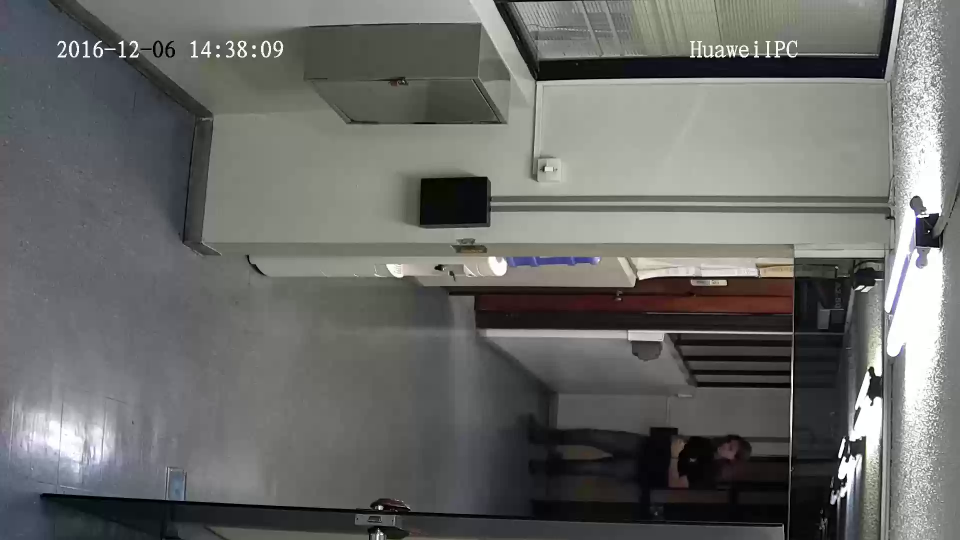
#> input picture frame 0 of Linux/Python/usputil/amostra01.mp4, 1920 x 1080 px, given in place of the camera (shown at 1/2 size)
$ python modelorastreafaceOnCam.py   (Python 2 division)
#> lines starting #> are read from the running program, lines starting #| are printed output that depends on the picture; after the words box and inside, x2 and y2 are one past the last pixel; in counts of white or black regions, pixels touching at a corner belong together
### Linux/Python/usputil/common.py
#!/usr/bin/env python

'''
This module contains some common routines used by other samples.
'''

# Python 2/3 compatibility
from __future__ import print_function
import sys
PY3 = sys.version_info[0] == 3

if PY3:
    from functools import reduce

import numpy as np
import cv2

# built-in modules
import os
import itertools as it
from contextlib import contextmanager

image_extensions = ['.bmp', '.jpg', '.jpeg', '.png', '.tif', '.tiff', '.pbm', '.pgm', '.ppm']

class Bunch(object):
    def __init__(self, **kw):
        self.__dict__.update(kw)
    def __str__(self):
        return str(self.__dict__)

# [4 lines left out: function splitfn, not called in this run]

def anorm2(a):
    return (a*a).sum(-1)
def anorm(a):
    return np.sqrt( anorm2(a) )

# [44 lines left out: functions homotrans, to_rect, rect2rect_mtx, lookat, mtx2rvec, draw_str, not called in this run]

class Sketcher:
    # [8 lines left out: function __init__, not called in this run]

    def show(self):
        cv2.imshow(self.windowname, self.dests[0])

    # [13 lines left out: function on_mouse, not called in this run]


# palette data from matplotlib/_cm.py
_jet_data =   {'red':   ((0., 0, 0), (0.35, 0, 0), (0.66, 1, 1), (0.89,1, 1),
                         (1, 0.5, 0.5)),
               'green': ((0., 0, 0), (0.125,0, 0), (0.375,1, 1), (0.64,1, 1),
                         (0.91,0,0), (1, 0, 0)),
               'blue':  ((0., 0.5, 0.5), (0.11, 1, 1), (0.34, 1, 1), (0.65,0, 0),
                         (1, 0, 0))}

cmap_data = { 'jet' : _jet_data }

# [14 lines left out: function make_cmap, not called in this run]

def nothing(*arg, **kw):
    pass

def clock():
    return cv2.getTickCount() / cv2.getTickFrequency()

# [8 lines left out: function Timer, not called in this run]

class StatValue:
    def __init__(self, smooth_coef = 0.5):
        self.value = None
        self.smooth_coef = smooth_coef
    # [6 lines left out: function update, not called in this run]

class RectSelector:
    # [30 lines left out: functions __init__, onmouse, draw, not called in this run]
    @property
    def dragging(self):
        return self.drag_rect is not None


# [24 lines left out: functions grouper, mosaic, not called in this run]

def getsize(img):
    h, w = img.shape[:2]
    return w, h

def mdot(*args):
    return reduce(np.dot, args)

# [4 lines left out: function draw_keypoints, not called in this run]

### Linux/Python/usputil/modelorastreafaceOnCam.py
#!/usr/bin/env python2
# Autor: Roberto Kenji Hiramatsu
#
# Copyright 2016 Universidade de Sao Paulo
#
# Modelo para rastrear face para uso de classificacao sobre a camera
#
# Data inicial: 2016-11-09
#
import os
import math
import argparse

from common import clock
import cv2

#import RepUtil

import numpy as np
import math

parser = argparse.ArgumentParser()
parser.add_argument('--video', type=str,
                    help="Video a capturar",
                    #default='/home/yakumo/HBPVR')
                    default=0) #D:\\temp

#alt2 apresenta melhor desempenho para detecao de face
parser.add_argument('--cascade', type=str,
                    help="cascade haar detector",
                    #default='haarcascades/haarcascade_frontalface_alt_tree.xml')
                    #default='haarcascades/haarcascade_frontalface_alt2.xml')
                    default='haarcascades\\haarcascade_frontalface_alt2.xml') #D:\\app\\opencv31\\sources\\data\\
                    #default='haarcascades/haarcascade_frontalface_default.xml')
                    #default='haarcascades/haarcascade_frontalface_alt.xml')
                    #default='D:\\app\\opencv31\\sources\\data\\haarcascades\\haarcascade_frontalface_alt.xml')

# params for ShiTomasi corner detection
feature_params = dict( maxCorners = 100,
                       qualityLevel = 0.3,
                       minDistance = 7,
                       blockSize = 7 )

# Parameters for lucas kanade optical flow
lk_params = dict( winSize  = (15,15),
                  maxLevel = 2,
                  criteria = (cv2.TERM_CRITERIA_EPS | cv2.TERM_CRITERIA_COUNT, 10, 0.03))

def detect(img, cascade):
    gray = cv2.cvtColor(img, cv2.COLOR_BGR2GRAY)
    gray = cv2.equalizeHist(gray)
    #cv2.imshow("Cinza",gray)
    rects = cascade.detectMultiScale(gray, scaleFactor=1.05, minNeighbors=2,
                                     minSize=(120, 120))
    # [6 lines of commented-out code are left out]
    return rects,gray

# [17 lines left out: functions draw_rects, calcDistPoints, not called in this run]

#classe contendo informacoes da face rastreada formada por:
# ttl       - tempo de vida
# identity  - identidade corrente
# prevRect  - posicao da ultimo rectangulo
# prevFrame - contagem do frame corrente
# Adicionais center, e maxDist
class TrackedFace():
    # [204 lines left out: functions __init__, updateVAI, initLK, isSamePos, verify, trackLK and 1 more, not called in this run]

# classe para controlar tracking das faces
# maxttl - maximo numero de frames para tempo de rastreamento em 30fps o valor 10 represetenta 330ms
# maxttl - maximo numero de frames para tempo de rastreamento em 30fps o valor 15 represetenta 500ms
class TrackingFaces():
    def __init__(self,maxttl=15):
        #lista de faces rastreadas
        self.listTrackedFaces = []
        #contador de identidade
        self.countIdentity = 0
        # tempo maximo de rastreamento em frames
        self.maxttl = maxttl

    #processamento atraves de lista de retangulos no formato posicao incial largura altura
    def updateFromRectWH(self,currentFrame,rects,gray):
        for tf in self.listTrackedFaces:
            tf.trackLK(currentFrame,gray)

        newlistTrackedFaces = []
        listToRemoveDup = []
        listLabedFaces = {}
        for x1,y1,w,h in rects:
            # verificador para nova identidade se nao encontrar uma identidade
            isNotFound = True
            # caso encontre anterior
            prevTf = None
            listLabedFaces[(x1,y1,w,h)]=[]
            for tf in self.listTrackedFaces:
                if tf.verify((x1,y1,x1+w,y1+h),currentFrame):
                    # atualiza os pontos de rastreamento na face localizada
                    tf.initLK(gray)
                    if not isNotFound:
                        print "Anterior {} na posicao {} confrita com {} na posicao {}".format(prevTf.identity,prevTf.prevRect,tf.identity,tf.prevRect)
                        listToRemoveDup.append(prevTf) #tf.isSamePos(prevTf))
                        # remove tambem a atual da lista
                        listToRemoveDup.append(tf)
                    # processa caso encontre uma identidade na lista
                    isNotFound = False
                    prevTf = tf
                    listLabedFaces[(x1,y1,w,h)].append(tf.identity)
            if isNotFound:
                # processa caso nao encontre correspondente anterior
                newlistTrackedFaces.append(TrackedFace((x1,y1,x1+w,y1+h),currentFrame,self.countIdentity,self.maxttl,grayimg=gray))
                listLabedFaces[(x1,y1,w,h)].append(self.countIdentity)
                self.countIdentity += 1
        for tf in self.listTrackedFaces:
            # para atualizar ciclo de vida das faces rastreadas
            if tf.update(currentFrame,grayimg=gray) and tf not in listToRemoveDup:
                #processa se ciclo de vida da face rastreada nao espirou
                newlistTrackedFaces.append(tf)
            else:
                print "Individuo {} foi removido da lista de rastreamento".format(tf.identity)
        # atualiza a lista de faces rastreadas
        self.listTrackedFaces = newlistTrackedFaces
        return listLabedFaces

    #obter a lista de faces em track state
    def getOnTrackFaces(self,currentFrame):
        listRects = []
        listaNomes = {}
        for tf in self.listTrackedFaces:
            if tf.prevFrame != currentFrame:
                x1,y1,x2,y2 = tf.prevRect
                w = x2 - x1
                h = y2 - y1
                listRects.append((x1,y1,w,h))
                listaNomes[(x1,y1,w,h)]=[]
                listaNomes[(x1,y1,w,h)].append((tf.identity,tf.ttl))

        return listRects,listaNomes

    #obter historico de imagens de face em rastreo
    def drawSampleTrack(self):

        #numero de linhas de amostras
        n = len(self.listTrackedFaces)
        if n < 1:
            return
        # imagem
        largeimg = np.zeros((120*n+10,1200+10),np.uint8)
        ypos = 0
        for tf in self.listTrackedFaces:
            xpos = 0
            for img in tf.listHistory:
                h,w = img.shape
                #print "Origem: {}".format(img.shape)
                largeimg[ypos:ypos+h,xpos:xpos+w]=img
                xpos += 120
            cv2.putText(largeimg,str(tf.identity),(0,ypos+20),cv2.FONT_HERSHEY_SIMPLEX,
                                0.6,(0),3)
            ypos += 120
        cv2.imshow("Sample",largeimg)
        #cv2.waitKey(0)


if __name__=="__main__":
    args = parser.parse_args()
    print "Carregando video em {}".format(args.video)
    cascade = cv2.CascadeClassifier(args.cascade)

    # objeto para controle de rastreamento de faces
    trackingF = TrackingFaces()
    cap = cv2.VideoCapture(args.video)
    temframe=True
    conta = 0
    while(temframe):
            t = clock()
            temframe, frame = cap.read()
#> frame is the input picture: shape (1080, 1920, 3); mean B, G, R 104.2, 106.7, 105.7
            if temframe:
                conta += 1
                anotado=frame.copy()
                print "Frame {}".format(conta)
                rects,grayimg =detect(frame, cascade)
#> in detect, `gray = cv2.equalizeHist(gray)`:
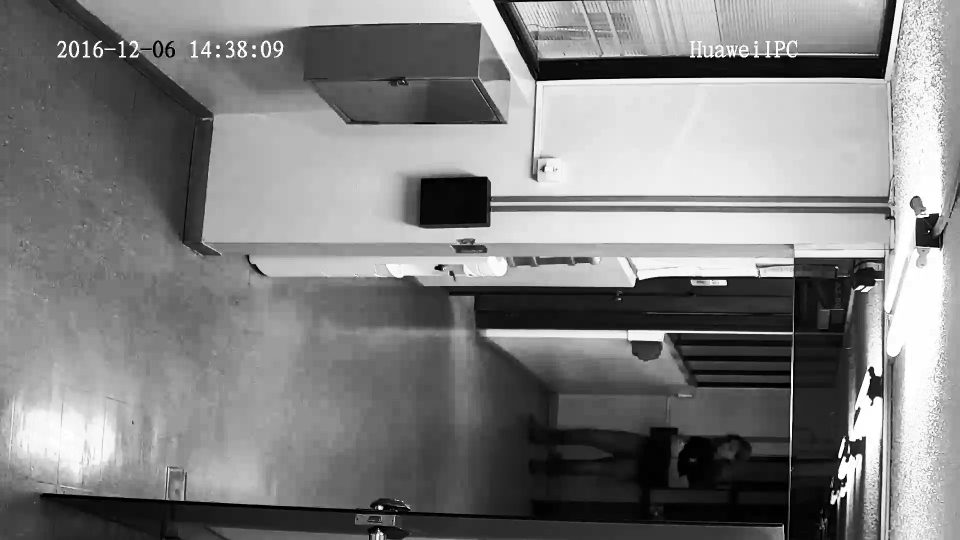
#> gray: shape (1080, 1920) (shown at 1/2 size); min 0, max 255, mean 128.3
#> in detect, `rects = cascade.detectMultiScale(gray, scaleFactor=1.05, minNeighbors=..`: rects = ()
#> rects = ()

                listaDeRotulos=trackingF.updateFromRectWH(conta, rects,grayimg)
#> after the loop in updateFromRectWH, `for x1,y1,w,h in rects:`: listLabedFaces = 0 items; listToRemoveDup = []; self.countIdentity = 0
#> in updateFromRectWH, `self.listTrackedFaces = newlistTrackedFaces`: self.listTrackedFaces = []
#> listaDeRotulos = 0 items
                #cv2.imshow("Cinza",grayimg)

                cv2.putText(anotado,'F:{}'.format(conta),(0,(20)),cv2.FONT_HERSHEY_SIMPLEX,
                                0.6,(255,255,255),1)
#> anotado: shape (1080, 1920, 3); under 0.01% of pixels changed, all inside (x1, y1, x2, y2) = (2, 7, 24, 21)
                if len(rects)>0:
                    draw_rects(anotado,rects,(0,0,255),listaDeRotulos=listaDeRotulos)
                    x1,y1,x2,y2 = rects[0]

                rectst,nomest=trackingF.getOnTrackFaces(conta)
#> after the loop in getOnTrackFaces, `for tf in self.listTrackedFaces:`: listRects = []; listaNomes = 0 items
#> rectst = []; nomest = 0 items

                if len(rectst)>0:
                    draw_rects(anotado,rectst,(0,255,255),listaDeRotulos=nomest)

                    #cv2.waitKey(0)
                cv2.imshow("Anotado",anotado)
                # apresentado amostragem
                trackingF.drawSampleTrack()
#> in drawSampleTrack, `n = len(self.listTrackedFaces)`: n = 0
                dt = clock() - t
                print "Total {} ms".format(dt*1000)
                cv2.waitKey(1)
                # teste de rotacao
                (h, w) = frame.shape[:2]
#> h = 1080; w = 1920
                center = (w / 2, h / 2)
#> center = (960, 540)
                # [5 lines of commented-out code are left out]
